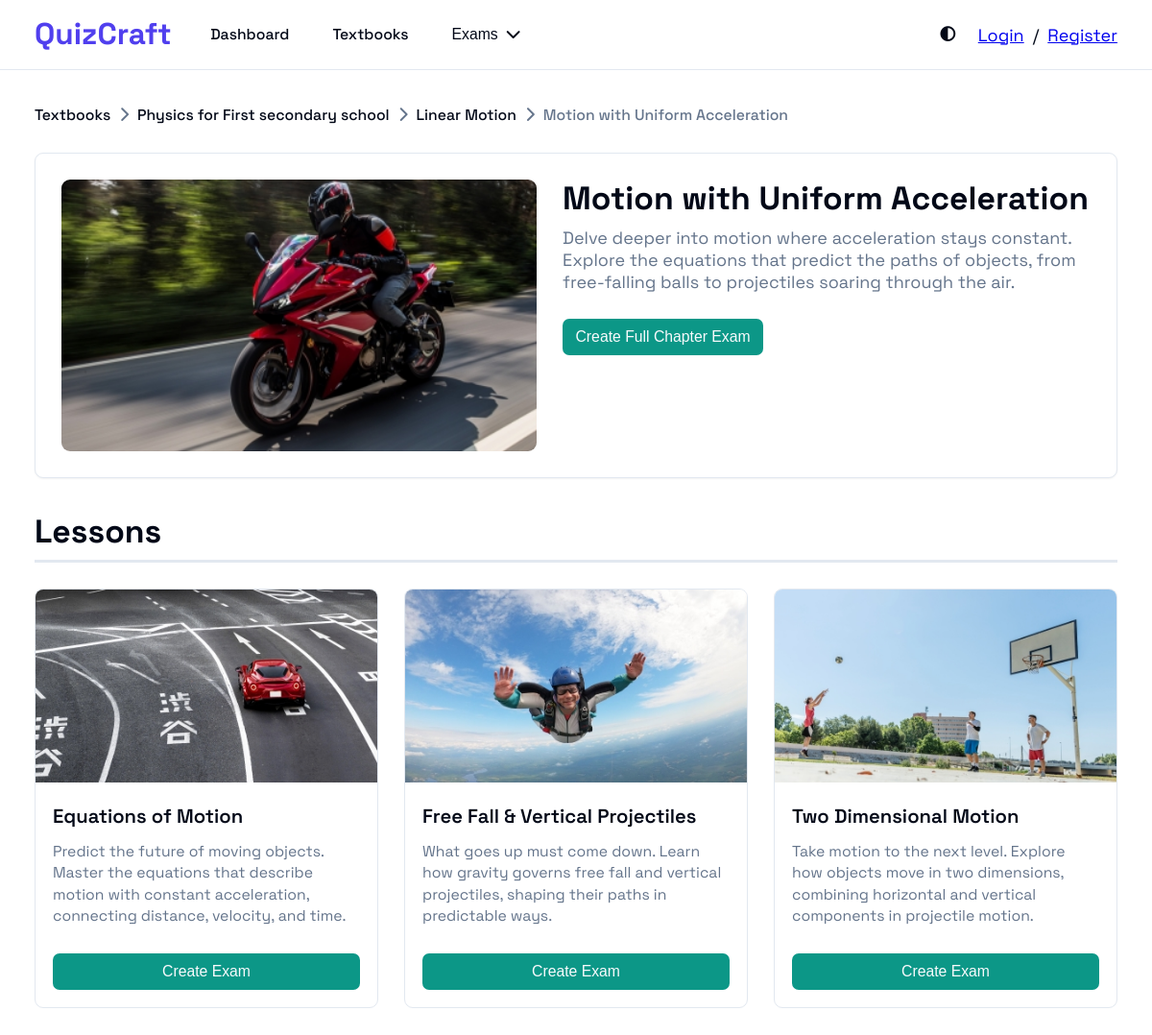
Screenshot of /chapter/12/lessons/ with the database file from the repository.
### scope/models.py (models this page shows, shortened)
class TextBook(models.Model):
    title = models.CharField(max_length=256)
    caption = models.TextField(blank=True, default="")
    cover = models.ImageField(null=True, blank=True)
    @property
    def url(self):
        return reverse("units", kwargs={"textbook_id": self.pk})

class Unit(models.Model):
    textbook = models.ForeignKey(
        TextBook,
        on_delete=models.CASCADE,
        related_name="units",
        related_query_name="unit",
    )
    title = models.CharField(max_length=256)
    caption = models.TextField(blank=True, default="")
    cover = models.ImageField(null=True, blank=True)
    in_scope_order = models.PositiveSmallIntegerField(default=1)
    class Meta:
        ordering = ["in_scope_order"]
        constraints = [
            models.UniqueConstraint(
                fields=["textbook", "in_scope_order"],
                name="unique_unit_order_in_textbook",
            )
        ]
    @property
    def url(self):
        return reverse("chapters", kwargs={"unit_id": self.pk})

class Chapter(models.Model):
    unit = models.ForeignKey(
        Unit,
        on_delete=models.CASCADE,
        related_name="chapters",
        related_query_name="chapter",
    )
    title = models.CharField(max_length=256)
    caption = models.TextField(blank=True, default="")
    cover = models.ImageField(null=True, blank=True)
    in_scope_order = models.PositiveSmallIntegerField(default=1)
    class Meta:
        ordering = ["unit__in_scope_order", "in_scope_order"]
        constraints = [
            models.UniqueConstraint(
                fields=["unit", "in_scope_order"], name="unique_chapter_order_in_unit"
            )
        ]
    @property
    def type(self):
        return "Chapter"

class Lesson(models.Model):
    chapter = models.ForeignKey(
        Chapter,
        on_delete=models.CASCADE,
        related_name="lessons",
        related_query_name="lesson",
    )
    title = models.CharField(max_length=256)
    caption = models.TextField(blank=True, default="")
    cover = models.ImageField(null=True, blank=True)
    in_scope_order = models.PositiveSmallIntegerField(default=1)
    class Meta:
        ordering = ["chapter__in_scope_order", "in_scope_order"]
        constraints = [
            models.UniqueConstraint(
                fields=["chapter", "in_scope_order"],
                name="unique_lesson_order_in_chapter",
            )
        ]
    @property
    def type(self):
        return "Lesson"

### scope/views.py (the view)
# urls.py: path("chapter/<int:chapter_id>/lessons/", lessons, name="lessons"),
def lessons(request, chapter_id):
    chapter = get_object_or_404(Chapter, id=chapter_id)
    lessons = Lesson.objects.filter(chapter=chapter).prefetch_related(
        "chapter__unit__textbook"
    )
    return render(
        request,
        "scope/index.html",
        context={
            "parent": chapter,
            "title": chapter.title,
            "list_title": "Lessons",
            "scopes": lessons,
            "breadcrumbs": [
                chapter.unit.textbook,
                chapter.unit,
                chapter,
            ],
        },
    )

### scope/templates/scope/index.html (shortened to what this page needs)
{% extends "base.html" %}
{% load static %}
{% block css %}
<link rel="stylesheet" href="{% static 'css/base.css' %}">
<link rel="stylesheet" href="{% static 'css/header.css' %}">
<link rel="stylesheet" href="{% static 'css/scope.css' %}">
{% endblock css %}
{% block content %}
{% include "components/header.html" %}
<main class="container">
  {% include "components/breadcrumbs.html" with breadcrumbs=breadcrumbs %}
  {% if parent %}
  <section class="scope-parent" aria-label="Current Scope overview">
    <div class="scope-parent-thumbnail">
      <img src="{% if parent.cover %}{{ parent.cover.url }}{% else %}''{% endif %}" alt="{{ parent.title }}" width="400">
    </div>
    <div class="scope-parent-content">
      <h3 class="scope-parent-title">{{ parent.title }}</h3>
      <p class="scope-parent-description">{{ parent.caption }}</p>
      {% include "components/create_exam.html" with is_card=False type=parent.type id=parent.id %}
    </div>
  </section>
  {% endif %}
  <h2 class="cards-title">{{ list_title }}</h2>
  <section class="cards">
    {% for scope in scopes %}
      {% include "components/card.html" with scope=scope %}
    {% endfor %}
</main>
{% endblock content %}

### templates/base.html (shortened to what this page needs)
{% load static %}
<!DOCTYPE html>
<html lang="en">
  <head>
    {% block css %}
    {% endblock css %}
    <link rel="stylesheet" href="https://cdnjs.cloudflare.com/ajax/libs/font-awesome/6.0.0-beta3/css/all.min.css">
  </head>
  <body>
    {% block content %}
    {% endblock content %}
  </body>
</html>

### templates/components/header.html (shortened to what this page needs)
{% load static %}
<header class="main-header">
  <div class="header-container">
    <div class="header-content">
      <div class="header-left-content">
        <a href="{% url 'home' %}" class="logo">
          <span>QuizCraft</span>
        </a>
        <nav class="main-nav">
          <ul>
            <li>
              <a href="#">Dashboard</a>
            </li>
            <li>
              <a href="#">Textbooks</a>
            </li>
            <li>
              <button class="header-exam-button">
                <span>Exams</span>
                <i class="fa-solid fa-chevron-down"></i>
              </button>
            </li>
          </ul>
        </nav>
      </div>
      <div class="header-right-content">
        <span class="theme-toggle-button"></span>
        <div class="auth-container">
          {% if user.is_authenticated %}
          <strong class="user-name">{{ user.username }}</strong>
          <div class="logout-button-container">
            {% include "components/logout_button.html" %}
          </div>
          {% else %}
          <a href="{% url 'login' %}">Login</a>
          <span>/</span>
          <a href="{% url 'register' %}">Register</a>
          {% endif %}
        </div>
      </div>
    </div>
  </div>
</header>

### templates/components/breadcrumbs.html
<nav class="breadcrumbs">
  <ul>
    {% if breadcrumbs|length > 0 %}
      <li>
        <a href="{% url 'home' %}" class="breadcrumbs-link">Textbooks</a>
        <i class="fa-solid fa-chevron-right"></i>
    </li>
    {% else %}
      <li>
        <span class="breadcrumbs-link">
          Textbooks
        </span>
      </li>
    {% endif %}
    {% for breadcrumb in breadcrumbs %}
      <li>
        {% if not forloop.last %}
          <a href="{{ breadcrumb.url }}" class="breadcrumbs-link">
            {{ breadcrumb.title }}
          </a>
          <i class="fa-solid fa-chevron-right"></i>
        {% else %}
          <span class="breadcrumbs-link">
            {{ breadcrumb.title }}
          </span>
        {% endif %}
      </li>
    {% endfor %}
  </ul>
</nav>

### templates/components/create_exam.html (shortened to what this page needs)
<form action="{% url 'exam-create' %}" method="post" class="create-exam-form">
    <button type="submit" class="create-exam-btn">Create {% if not is_card %}Full {{ type }} {% endif %} Exam</button>
  </form>

### templates/components/card.html (shortened to what this page needs)
<div class="card">
  <div class="thumbnail">
    <img src="{% if scope.cover %}{{ scope.cover.url }}{% else %}''{% endif %}" alt="{{ scope.title }}" width="400">
  </div>
  <div class="card-content">
    <h3 class="card-title">{{ scope.title }}</h3>
    <p class="card-caption">{{ scope.caption }}</p>
    <div class="card-actions">
      {% include "components/create_exam.html" with is_card=True type=scope.type id=scope.id %}
    </div>
  </div>
</div>

### static/css/base.css (style rules this page uses)
:root { --background: hsl(0, 0%, 100%); --foreground: hsl(222.2, 84%, 4.9%); --card: hsl(0, 0%, 100%); --card-foreground: hsl(222.2, 84%, 4.9%); --popover: hsl(0, 0%, 100%); --popover-foreground: hsl(222.2, 84%, 4.9%); --primary: hsl(246, 84%, 59%); --primary-foreground: hsl(210, 40%, 98%); --secondary: hsl(210, 40%, 96.1%); --secondary-foreground: hsl(222.2, 47.4%, 11.2%); --muted: hsl(210, 40%, 96.1%); --muted-foreground: hsl(215.4, 16.3%, 46.9%); --accent: hsl(173, 85%, 32%); --accent-foreground: hsl(210, 40%, 98%); --message-warning-fg: rgb(102, 60, 0); --message-warning-bg: rgb(255, 244, 229); --message-error-fg: rgb(152, 0, 0); --message-error-bg: rgb(255, 226, 183); --message-success-fg: rgb(1, 164, 1); --message-success-bg: rgb(226, 255, 226); --destructive: hsl(0, 84.2%, 60.2%); --destructive-foreground: hsl(210, 40%, 98%); --border: hsl(214.3, 31.8%, 91.4%); --input: hsl(214.3, 31.8%, 91.4%); --ring: hsl(222.2, 84%, 4.9%); --radius: 0.5rem; --sidebar-background: hsl(0, 0%, 98%); --sidebar-foreground: hsl(240, 5.3%, 26.1%); --sidebar-primary: hsl(240, 5.9%, 10%); --sidebar-primary-foreground: hsl(0, 0%, 98%); --sidebar-accent: hsl(240, 4.8%, 95.9%); --sidebar-accent-foreground: hsl(240, 5.9%, 10%); --sidebar-border: hsl(220, 13%, 91%); --sidebar-ring: hsl(217.2, 91.2%, 59.8%); }
* { box-sizing: border-box; margin: 0; padding: 0; }
html { font-family: 'spacegrotesk', sans-serif; font-weight: 400; font-size: 18px; }
body { min-height: 100vh; width: 100%; background-color: var(--background); color: var(--foreground); position: relative; display: flex; flex-direction: column; align-items:stretch; }
.container { max-width: 80rem; margin: 0 auto; padding: 2rem 1rem; }
@media (min-width: 640px) { .container { padding-left: 1.5rem; padding-right: 1.5rem; } }
@media (min-width: 1024px) { .container { padding-left: 2rem; padding-right: 2rem; } }

### static/css/header.css (style rules this page uses)
.main-header { background-color: var(--background); border-bottom: 1px solid var(--border); position: sticky; top: 0; z-index: 10; }
.header-container { max-width: 80rem; margin-left: auto; margin-right: auto; padding-left: 1rem; padding-right: 1rem; }
@media (min-width: 640px) { .header-container { padding-left: 1.5rem; padding-right: 1.5rem; } }
@media (min-width: 1024px) { .header-container { padding-left: 2rem; padding-right: 2rem; } }
.header-content { display: flex; justify-content: space-between; height: 4rem; }
.header-left-content { display: flex; align-items: center; }
.main-nav { display: none; }
@media (min-width: 1024px) { .main-nav { display: block; } }
.main-nav>ul { display: flex; align-items: center; gap: 1rem; margin-left: 1.5rem; list-style: none; }
.main-nav>ul>li { display: flex; align-items: center; gap: 0.5rem; cursor: pointer; position: relative; }
.auth-container { display: none; align-items: center; gap: 0.5rem; }
@media (min-width: 1024px) { .auth-container { display: flex; } }
.menu-button, .theme-toggle-button { display: flex; align-items: center; cursor: pointer; border-radius: var(--radius); }

### rows the page displays
TextBook: title "Physics for First secondary school"
Unit: title "Linear Motion"
Chapter: title "Motion with Uniform Acceleration", cover (picture), caption "Delve deeper into motion where acceleration stays constant. Explore the equations that predict the paths of objects, from free-falling balls to projectiles soaring through the air."
Lesson: cover (picture), title "Equations of Motion", caption "Predict the future of moving objects. Master the equations that describe motion with constant acceleration, connecting distance, velocity, and time."
Lesson: cover (picture), title "Free Fall & Vertical Projectiles", caption "What goes up must come down. Learn how gravity governs free fall and vertical projectiles, shaping their paths in predictable ways."
Lesson: cover (picture), title "Two Dimensional Motion", caption "Take motion to the next level. Explore how objects move in two dimensions, combining horizontal and vertical components in projectile motion."

### other values shown
{{ type }} "Chapter"
{{ list_title }} "Lessons"
